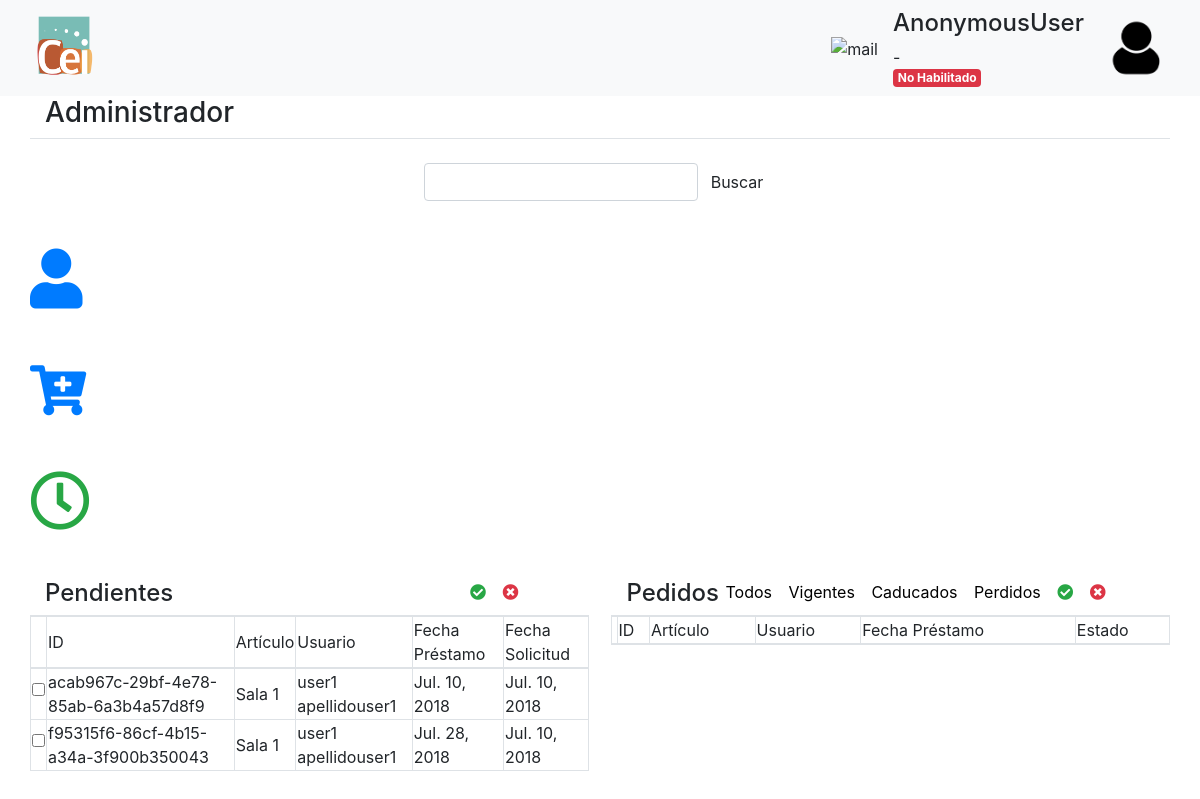
The page /landingAdminCalendar/ on the database its author committed.
### inventario_CEI/models.py (models this page shows, shortened)
class Reserva_espacio(models.Model):
    id = models.UUIDField(primary_key=True, default=uuid.uuid4, editable=False, help_text="ID unica para esta reserva")
    usuario = models.ForeignKey(User, on_delete=models.SET_NULL, null=True, blank=True)
    espacio = models.ForeignKey('Espacio', on_delete=models.SET_NULL, null=True, blank=True)
    fecha_inicio = models.DateField(null=True)
    hora_inicio = models.TimeField(null=True)
    fecha_devolucion = models.DateField(null=True)
    hora_devolucion = models.TimeField(null=True)
    fecha_hora_peticion = models.DateTimeField(auto_now=True)
    ESTADO_RESERVA = (
       ('p', 'Pendiente'),
       ('a', 'Aceptado'),
       ('r', 'Rechazado'),  # se nego el prestamo
    )
    estado = models.CharField(max_length=1, choices=ESTADO_RESERVA, blank=True, default='p', help_text='Estado del prestamo')
    class Meta:
        ordering = ["fecha_devolucion"]

class Espacio(models.Model):
    nombre = models.CharField(max_length=200)
    id = models.UUIDField(primary_key=True, default=uuid.uuid4, editable=False, help_text="ID unica para este espacio")
    ESTADO_ESPACIO = (
       ('d', 'Disponible'),
       ('e', 'En Prestamo'),
    )
    estado = models.CharField(max_length=1, choices=ESTADO_ESPACIO, blank=True, default='d', help_text='Estado del prestamo')
    class Meta:
        ordering = ["nombre"]

class User(AbstractBaseUser):
    email = models.EmailField(
        verbose_name='Correo Electrónico',
        max_length=255,
        primary_key=True,
    )
    rut = models.IntegerField(unique=True, verbose_name="RUT")
    '''
    Como tanto email y rut son unique (email es unique pues es primary key), no es necesario
    especificar un unique_together('rut','email').
    '''
    nombres = models.CharField(max_length=200, verbose_name="Nombres")
    apellidos = models.CharField(max_length=200, verbose_name="Apellidos")
    puede_reservar = models.BooleanField(default=True, verbose_name="Habilitado para Reservar")
    is_admin = models.BooleanField(default=False, verbose_name="Es Administrador")
    objects = UserManager()
    USERNAME_FIELD = 'email'
    REQUIRED_FIELDS = ['rut', 'nombres', 'apellidos']
    def get_nombre_simple(self):
        return self.nombres.split(" ")[0]+" "+self.apellidos.split(" ")[0]

### inventario_CEI/views.py (the view)
# urls.py: path('landingAdminCalendar/', views.landingAdminCalendar, name='landingAdminCalendar'),
def landingAdminCalendar(request,caso="inventario_CEI/landingAdminCalendarTodos.html"):
    list_prestamos = Prestamo_articulo.objects.all().order_by('-fecha_hora_peticion')
    list_reserva =  Reserva_espacio.objects.all().order_by('-fecha_hora_peticion')
    latest = list(list_prestamos) + list(list_reserva)
    latest_sorted = sorted(latest, key=lambda x: x.fecha_hora_peticion, reverse=True)
    return render(request,
                  caso,
                  context={'list_prestamos': list_prestamos, 'list_reserva': list_reserva, 'latest_sorted' :latest_sorted },
                  )

### templates/inventario_CEI/landingAdminCalendarTodos.html (shortened to what this page needs)
{% extends 'inventario_CEI/landingAdminCalendar.html' %}
{% load static %}

### templates/inventario_CEI/landingAdminCalendar.html (shortened to what this page needs)
{% extends 'inventario_CEI/landingAdminBase.html' %}
{% load static %}
{% block lists %}
    <div class="row pt-5">
        <div class="col-1 m-0">
              <div class="row pb-5 ">
                <a href="/landingAdmin" class="dark" style="cursor: pointer;">
                <span class="fas fa-user" style="font-size:60px;"></span></a>
            </div>
             <div class="row pb-5 pt-2">
                <a href="/landingAdminArtSpaces" class="dark" style="cursor: pointer;">
                    <span class="fas fa-cart-plus" style="font-size:50px;"></span></a>
            </div>
            <div class="row pb-5 pt-2">
                <span class="far fa-clock" style="font-size:60px;color:#28a745"></span>
            </div>
        </div>
        <div class="col-11">
        </div>
    </div>
    <div class="row justify-content-between">
        <form style="width: 49%"  action="modificarPendientes" method="POST">
        <div class="col">
                <div class="row justify-content-between">
                    <div class="col-4">
                        <h4>Pendientes</h4>
                    </div>
                    <div class="col-3">
                        <button type="submit" name="aceptar" style="background-color:white;border:none"><span class=" fas fa-check-circle" style="color:#28a745"></span></button>
                        <button type="submit" name="rechazar" style="background-color:white;border:none"><span class=" fas fa-times-circle" style="color:#dc3545"></span></button>
                    </div>
                </div>
                <div class="row border-top">
                    <table class="table-bordered" style="width: 100%">
                        <thead>
                            <tr>
                                <td></td>
                                <td>ID</td>
                                <td>Artículo</td>
                                <td>Usuario</td>
                                <td>Fecha Préstamo</td>
                                <td>Fecha Solicitud</td>
                            </tr>
                        </thead>
                        <tbody>
                        {% for peticion in latest_sorted %}
                             {% if peticion.articulo.nombre and  peticion.estado == 'p' %}
                                <tr>
                                    <td> <label><input type="checkbox" name= "check[]" value={{peticion.id}}></label> </td>
                                    <td> {{ peticion.id }}</td>
                                    <td>{{ peticion.articulo.nombre }}</td>
                                    <td>{{ peticion.usuario.get_nombre_simple }}</td>
                                    <td>{{ peticion.fecha_devolucion }}</td>
                                    <td>{{ peticion.fecha_inicio}}</td>
                                </tr>
                                 {% elif  peticion.estado == 'p' %}
                                 <tr>
                                  <td> <label><input type="checkbox" name= "check[]" value={{peticion.id}}></label> </td>
                                    <td> {{ peticion.id }}</td>
                                    <td>{{ peticion.espacio.nombre }}</td>
                                    <td>{{ peticion.usuario.get_nombre_simple }}</td>
                                    <td>{{ peticion.fecha_devolucion }}</td>
                                    <td>{{ peticion.fecha_inicio }}</td>
                                 </tr>
                            {% endif %}
                            {% endfor %}
                        </tbody>
                    </table>
                </div>
        </div>
        </form>
        <form style="width: 49%" action="modificarPedidos" method="POST">
                <div class="col">
                    <div class="row justify-content-between">
                        <div class="col-1">
                            <h4>Pedidos</h4>
                        </div>
                        <div class="col-10">
                            <button type="submit" name="todos" style="background-color:white;border:none">Todos</button>
                            <button type="submit" name="vigentes" style="background-color:white;border:none">Vigentes</button>
                            <button type="submit" name="caducados" style="background-color:white;border:none">Caducados</button>
                            <button type="submit" name="perdidos" style="background-color:white;border:none">Perdidos</button>
                            <button type="submit"  name="borrar"  style="background-color:white;border:none"><span class=" fas fa-check-circle" style="color:#28a745"></span></button>
                            <button type="submit"  name="cambiar" style="background-color:white;border:none"><span class=" fas fa-times-circle" style="color:#dc3545"></span></button>
                        </div>
                    </div>
                    <div id="refresh-this-div" class="row border-top">
                        <table class="table-bordered" style="width: 100%">
                            <thead>
                                <tr>
                                    <td></td>
                                    <td>ID</td>
                                    <td>Artículo</td>
                                    <td>Usuario</td>
                                    <td>Fecha Préstamo</td>
                                    <td>Estado</td>
                                </tr>
                            </thead>
                        </table>
                    </div>
            </div>
            </form>
    </div>
{% endblock %}

### rows shown on the page
Reserva_espacio: id "acab967c-29bf-4e78-85ab-6a3b4a57d8f9", espacio.nombre "Sala 1", usuario.get_nombre_simple "user1 apellidouser1", fecha_devolucion "Jul. 10, 2018", fecha_inicio "Jul. 10, 2018"
Reserva_espacio: id "f95315f6-86cf-4b15-a34a-3f900b350043", espacio.nombre "Sala 1", usuario.get_nombre_simple "user1 apellidouser1", fecha_devolucion "Jul. 28, 2018", fecha_inicio "Jul. 10, 2018"

### other values the page prints
{{ user }} "AnonymousUser"
